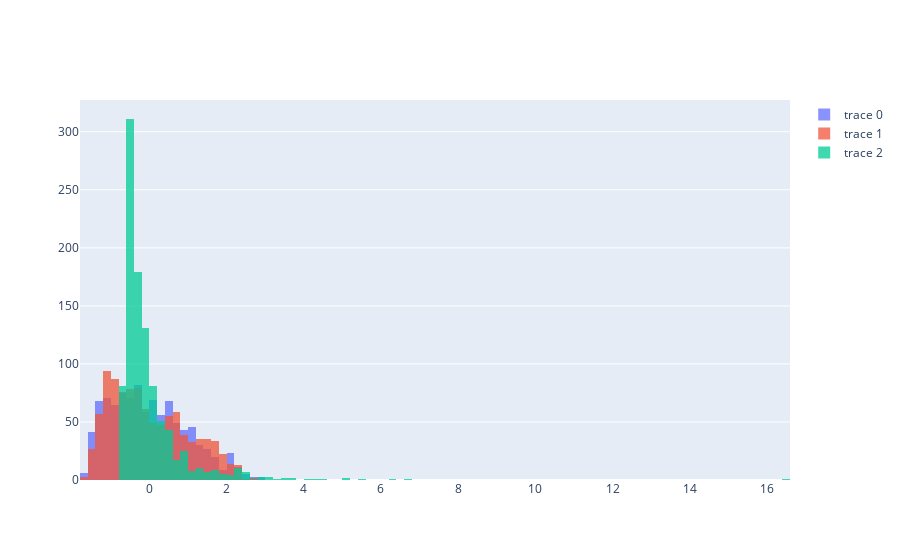

The notebook cell this image was saved under:
### Code cell
import plotly.graph_objects as go
cols = ['answer_box', 'answer_pipe', 'answer_enemy']

fig = go.Figure()
for c in cols:
    fig.add_trace(go.Histogram(x=df[c].values))

# Overlay both histograms
fig.update_layout(barmode='overlay')
# Reduce opacity to see both histograms
fig.update_traces(opacity=0.75)
fig.show()

### Figure 1 — Plotly figure (JSON) as saved in the notebook; plotly's stock layout.template omitted (floating-point values rounded to 4 significant figures; data arrays with more than 128 entries replaced by an {"elided": "..."} marker saying what was removed)
{"data": [{"opacity": 0.75, "type": "histogram", "x": {"elided": "1000 float values"}}, {"opacity": 0.75, "type": "histogram", "x": {"elided": "1000 float values"}}, {"opacity": 0.75, "type": "histogram", "x": {"elided": "1000 float values"}}], "layout": {"barmode": "overlay"}}
